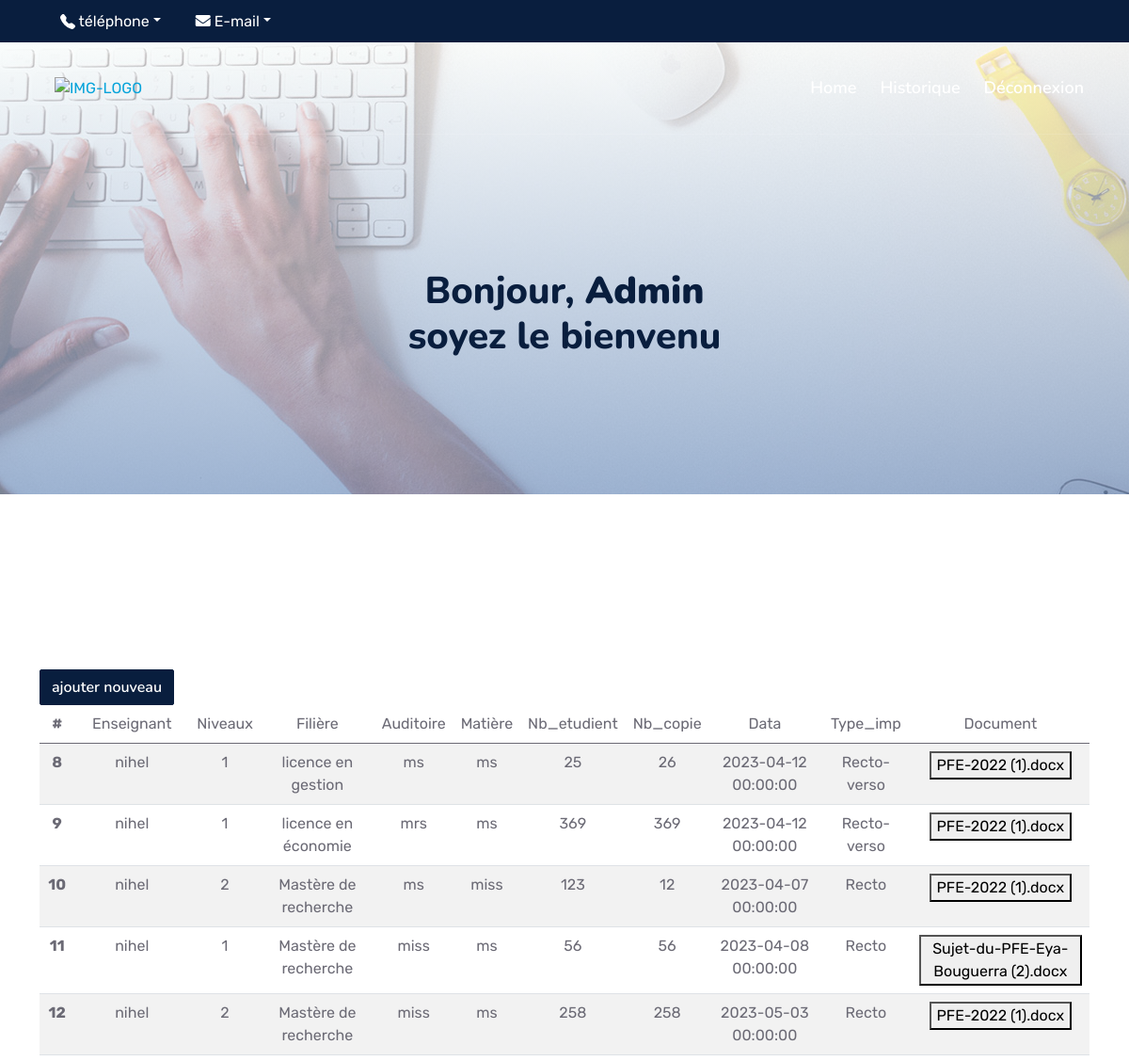
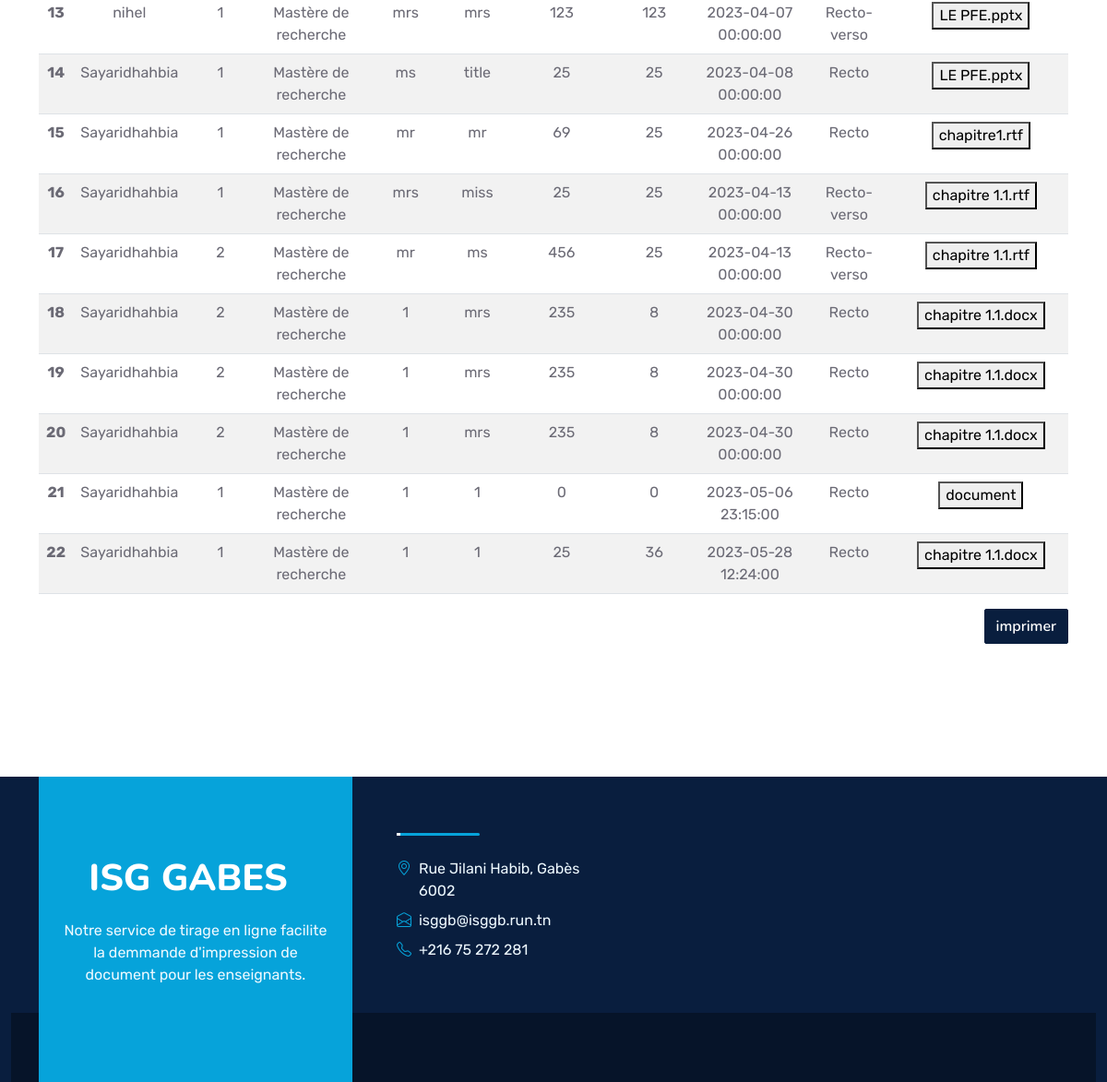
The app's page /admin.php with its own data (2 pictures, top to bottom).
### tables this page shows
CREATE TABLE `impression` (
  `id_imp` int(11) NOT NULL,
  `ensignant` varchar(100) NOT NULL,
  `matiere` varchar(100) NOT NULL,
  `niveau` varchar(100) NOT NULL,
  `filiere` varchar(100) NOT NULL,
  `auditoire` varchar(100) NOT NULL,
  `nb_etudient` int(255) NOT NULL,
  `nb_page` int(255) NOT NULL,
  `date` datetime NOT NULL,
  `type_imp` varchar(100) NOT NULL,
  `doc` varchar(100) NOT NULL,
  `totalPage` int(255) NOT NULL
);

### admin.php (the view, shortened to what this page needs)
<!DOCTYPE html>
<html lang="en">
<head>
    <link href="https://cdnjs.cloudflare.com/ajax/libs/font-awesome/5.10.0/css/all.min.css" rel="stylesheet">
    <link href="https://cdn.jsdelivr.net/npm/bootstrap-icons@1.4.1/font/bootstrap-icons.css" rel="stylesheet">
    <link href="lib/owlcarousel/assets/owl.carousel.min.css" rel="stylesheet">
    <link href="lib/animate/animate.min.css" rel="stylesheet">
    <link href="css/bootstrap.min.css" rel="stylesheet">
    <link href="css/style.css" rel="stylesheet">
</head>
<body>
    <div class="container-fluid bg-dark px-5 d-none d-lg-block">
        <div class="row gx-0">
            <div class="col-lg-8 text-center text-lg-start mb-2 mb-lg-0">
                <div class="d-inline-flex align-items-center" style="height: 45px;">
                    <div class="nav-item dropdown">
                        <a href="#" class="nav-link dropdown-toggle" style="font-size: 16px ;margin-right: 5px ; color:#fff;" data-toggle="dropdown"> </i></label> téléphone</a>
                    </div>
                    <div class="nav-item dropdown">
                        <a href="#" class="nav-link dropdown-toggle" style="font-size: 16px ;margin-right: 5px ; color:#fff;" data-toggle="dropdown"><label class="icon" for="email"><i class="fas fa-envelope"></i></label> E-mail</a>
                    </div>
                </div>
            </div>
        </div>
    </div>
    <div class="container-fluid position-relative p-0">
        <nav class="navbar navbar-expand-lg navbar-dark px-5 py-3 py-lg-0">
            <a href="https://isggb.rnu.tn/" class="logo">
                <img src="https://isggb.rnu.tn/frontoffice/assets/images/logoIsggb.png" alt="IMG-LOGO" style="padding: 10px;">
            </a>
            <div class="collapse navbar-collapse" id="navbarCollapse">
                <div class="navbar-nav ms-auto py-0">
                    <a href="index.PHP" class="nav-item nav-link">Home</a>
                    <a href="hisadm.php" class="nav-item nav-link">Historique</a>
                    <a href="logout.php" class="nav-item nav-link">Déconnexion</a>
                </div>
            </div>
        </nav>
        <div class="container-fluid bg-primary py-5 bg-header" style="margin-bottom: 90px;">
            <div class="row py-5">
                <div class="col-12 pt-lg-5 mt-lg-5 text-center">
                    <h1 class="my-5">Bonjour, <b>Admin</b></br>soyez le bienvenu</h1>
                </div>
            </div>
        </div>
    </div>
    <div class="container-fluid py-5 wow fadeInUp" data-wow-delay="0.1s">
        <div class="container py-5">
            <a href="" class="btn btn-dark">ajouter nouveau</a>
            <table class="table table-striped">
                <thead>
                    <tr>
                        <th>#</th>
                        <td>Enseignant</td>
                        <td> Niveaux</td>
                        <td>Filière</td>
                        <td>Auditoire</td>
                        <td>Matière</td>
                        <td>Nb_etudient</td>
                        <td>Nb_copie</td>
                        <td>Data</td>
                        <td>Type_imp</td>
                        <td>Document</td>
                    </tr>
                </thead>
                <tbody>
                    <?php
                    include "config.php";
                    $sql = "SELECT * FROM impression";
                    $result = mysqli_query($link, $sql);
                    while ($row = mysqli_fetch_assoc($result)) {
                    ?>
                        <tr>
                            <th><?php echo $row['id_imp'] ?></th>
                            <td><?php echo $row['ensignant'] ?></td>
                            <td><?php echo $row['niveau'] ?></td>
                            <td><?php echo $row['filiere'] ?></td>
                            <td><?php echo $row['auditoire'] ?></td>
                            <td><?php echo $row['matiere'] ?></td>
                            <td><?php echo $row['nb_etudient'] ?></td>
                            <td><?php echo $row['nb_page'] ?></td>
                            <td><?php echo $row['date'] ?></td>
                            <td><?php echo $row['type_imp'] ?></td>
                            <td>
                                <button onclick="downloadFile('<?php echo $row['doc'] ?>')">
                                    <?php echo basename($row['doc']) ?>
                                </button>
                            </td>
                        </tr>
                    <?php
                    }
                    ?>
                </tbody>
            </table>
            <div align="right">
                <input type="submit" class="btn btn-dark" value="imprimer">
            </div>
        </div>
    </div>
    <div class="container-fluid bg-dark text-light mt-5 wow fadeInUp" data-wow-delay="0.1s">
        <div class="container">
            <div class="row gx-5">
                <div class="col-lg-4 col-md-6 footer-about">
                    <div class="d-flex flex-column align-items-center justify-content-center text-center h-100 bg-primary p-4">
                        <a href="index.html" class="navbar-brand">
                            <h1 class="m-0 text-white">ISG GABES</h1>
                        </a>
                        <p class="mt-3 mb-4">Notre service de tirage en ligne facilite la demmande d'impression de document pour les enseignants.</p>
                    </div>
                </div>
                <div class="col-lg-8 col-md-6">
                    <div class="row gx-5">
                        <div class="col-lg-4 col-md-12 pt-5 mb-5">
                            <div class="section-title section-title-sm position-relative pb-3 mb-4">
                            </div>
                            <div class="d-flex mb-2">
                                <i class="bi bi-geo-alt text-primary me-2"></i>
                                <p class="mb-0">Rue Jilani Habib, Gabès 6002</p>
                            </div>
                            <div class="d-flex mb-2">
                                <i class="bi bi-envelope-open text-primary me-2"></i>
                                <p class="mb-0">isggb@isggb.run.tn</p>
                            </div>
                            <div class="d-flex mb-2">
                                <i class="bi bi-telephone text-primary me-2"></i>
                                <p class="mb-0">+216 75 272 281</p>
                            </div>
                        </div>
                        <div class="col-lg-4 col-md-12 pt-0 pt-lg-5 mb-5">
                        </div>
                        <div class="col-lg-4 col-md-12 pt-0 pt-lg-5 mb-5">
                        </div>
                    </div>
                </div>
            </div>
        </div>
        <div class="container-fluid text-white" style="background: #061429;">
            <div class="container text-center">
                <div class="row justify-content-end">
                    <div class="col-lg-8 col-md-6">
                        <div class="d-flex align-items-center justify-content-center" style="height: 75px;">
                        </div>
                    </div>
                </div>
            </div>
        </div>
</body>
</html>

### css/style.css (style rules this page uses)
:root { --primary: #06A3DA; --secondary: #34AD54; --light: #EEF9FF; --dark: #091E3E; }
h1, h2, .fw-bold { font-weight: 800 !important; }
.btn { font-family: 'Nunito', sans-serif; font-weight: 600; transition: .5s; }
.navbar-dark .navbar-nav .nav-link { font-family: 'Nunito', sans-serif; position: relative; margin-left: 25px; padding: 35px 0; color: #FFFFFF; font-size: 18px; font-weight: 600; outline: none; transition: .5s; }
.table { text-align: center; }
@media (min-width: 992px) { .navbar-dark { position: absolute; width: 100%; top: 0; left: 0; border-bottom: 1px solid rgba(256, 256, 256, .1); z-index: 999; } }
@media (min-width: 992px) { .navbar-dark .navbar-nav .nav-link::before { position: absolute; content: ""; width: 0; height: 2px; bottom: -1px; left: 50%; background: var(--primary); transition: .5s; } }
.section-title::before { position: absolute; content: ""; width: 150px; height: 5px; left: 0; bottom: 0; background: var(--primary); border-radius: 2px; }
.section-title.section-title-sm::before { width: 90px; height: 3px; }
.section-title::after { position: absolute; content: ""; width: 6px; height: 5px; bottom: 0px; background: #FFFFFF; -webkit-animation: section-title-run 5s infinite linear; animation: section-title-run 5s infinite linear; }
.section-title.section-title-sm::after { width: 4px; height: 3px; }
.section-title.section-title-sm::after { -webkit-animation: section-title-run-sm 5s infinite linear; animation: section-title-run-sm 5s infinite linear; }
.bg-header { background: linear-gradient(rgba(255, 255, 255, 0.7), rgba(126, 155, 200, 0.7)), url(../img/carousel-1.jpg) center center no-repeat; background-size: cover; }
@media (min-width: 767.98px) { .footer-about { margin-bottom: -75px; } }

### records on screen
impression: id_imp "8", ensignant "nihel", niveau "1", filiere "licence en gestion", auditoire "ms", matiere "ms", nb_etudient "25", nb_page "26", date "2023-04-12 00:00:00", type_imp "Recto-verso", doc "PFE-2022 (1).docx"
impression: id_imp "9", ensignant "nihel", niveau "1", filiere "licence en économie", auditoire "mrs", matiere "ms", nb_etudient "369", nb_page "369", date "2023-04-12 00:00:00", type_imp "Recto-verso", doc "PFE-2022 (1).docx"
impression: id_imp "10", ensignant "nihel", niveau "2", filiere "Mastère de recherche", auditoire "ms", matiere "miss", nb_etudient "123", nb_page "12", date "2023-04-07 00:00:00", type_imp "Recto", doc "PFE-2022 (1).docx"
impression: id_imp "11", ensignant "nihel", niveau "1", filiere "Mastère de recherche", auditoire "miss", matiere "ms", nb_etudient "56", nb_page "56", date "2023-04-08 00:00:00", type_imp "Recto", doc "Sujet-du-PFE-Eya-Bouguerra (2).docx"
impression: id_imp "12", ensignant "nihel", niveau "2", filiere "Mastère de recherche", auditoire "miss", matiere "ms", nb_etudient "258", nb_page "258", date "2023-05-03 00:00:00", type_imp "Recto", doc "PFE-2022 (1).docx"
impression: id_imp "13", ensignant "nihel", niveau "1", filiere "Mastère de recherche", auditoire "mrs", matiere "mrs", nb_etudient "123", nb_page "123", date "2023-04-07 00:00:00", type_imp "Recto-verso", doc "LE PFE.pptx"
impression: id_imp "14", ensignant "Sayaridhahbia", niveau "1", filiere "Mastère de recherche", auditoire "ms", matiere "title", nb_etudient "25", nb_page "25", date "2023-04-08 00:00:00", type_imp "Recto", doc "LE PFE.pptx"
impression: id_imp "15", ensignant "Sayaridhahbia", niveau "1", filiere "Mastère de recherche", auditoire "mr", matiere "mr", nb_etudient "69", nb_page "25", date "2023-04-26 00:00:00", type_imp "Recto", doc "chapitre1.rtf"
impression: id_imp "16", ensignant "Sayaridhahbia", niveau "1", filiere "Mastère de recherche", auditoire "mrs", matiere "miss", nb_etudient "25", nb_page "25", date "2023-04-13 00:00:00", type_imp "Recto-verso", doc "chapitre 1.1.rtf"
impression: id_imp "17", ensignant "Sayaridhahbia", niveau "2", filiere "Mastère de recherche", auditoire "mr", matiere "ms", nb_etudient "456", nb_page "25", date "2023-04-13 00:00:00", type_imp "Recto-verso", doc "chapitre 1.1.rtf"
impression: id_imp "18", ensignant "Sayaridhahbia", niveau "2", filiere "Mastère de recherche", auditoire "1", matiere "mrs", nb_etudient "235", nb_page "8", date "2023-04-30 00:00:00", type_imp "Recto", doc "chapitre 1.1.docx"
impression: id_imp "19", ensignant "Sayaridhahbia", niveau "2", filiere "Mastère de recherche", auditoire "1", matiere "mrs", nb_etudient "235", nb_page "8", date "2023-04-30 00:00:00", type_imp "Recto", doc "chapitre 1.1.docx"
impression: id_imp "20", ensignant "Sayaridhahbia", niveau "2", filiere "Mastère de recherche", auditoire "1", matiere "mrs", nb_etudient "235", nb_page "8", date "2023-04-30 00:00:00", type_imp "Recto", doc "chapitre 1.1.docx"
impression: id_imp "21", ensignant "Sayaridhahbia", niveau "1", filiere "Mastère de recherche", auditoire "1", matiere "1", nb_etudient "0", nb_page "0", date "2023-05-06 23:15:00", type_imp "Recto", doc "document"
impression: id_imp "22", ensignant "Sayaridhahbia", niveau "1", filiere "Mastère de recherche", auditoire "1", matiere "1", nb_etudient "25", nb_page "36", date "2023-05-28 12:24:00", type_imp "Recto", doc "chapitre 1.1.docx"
